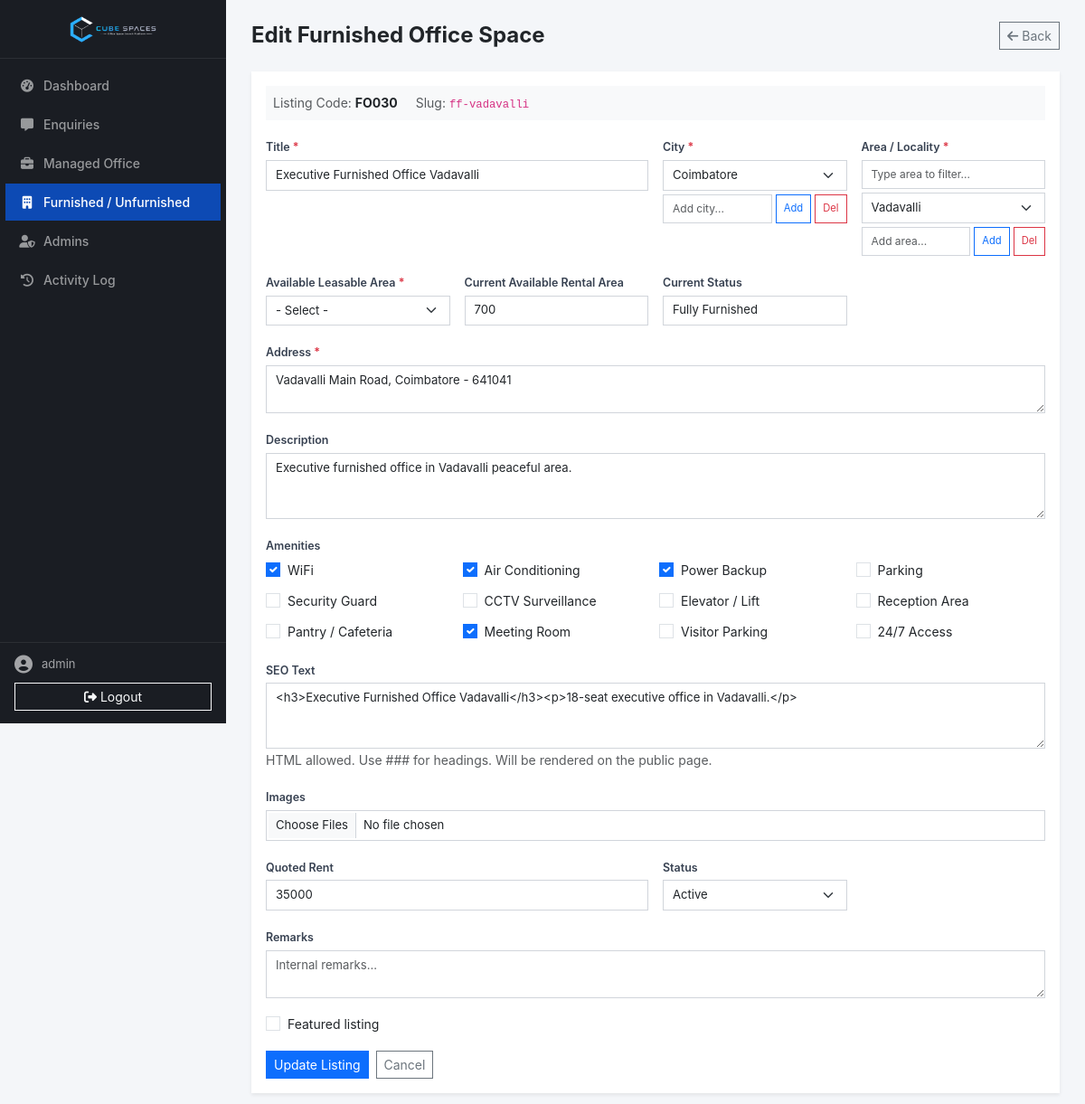
/admin/office-space.php?mode=edit&id=30&type=furnished (signed in), run on the app's committed database.
### tables this page shows
CREATE TABLE IF NOT EXISTS `furnished_offices` (
  `id` int NOT NULL AUTO_INCREMENT PRIMARY KEY,
  `title` varchar(255) NOT NULL,
  `slug` varchar(255) UNIQUE,
  `description` longtext,
  `city` varchar(100),
  `area` varchar(150),
  `address` varchar(500),
  `latitude` decimal(10, 7),
  `longitude` decimal(10, 7),
  `price` varchar(255),
  `price_label` varchar(100),
  `total_seats` int,
  `available_sqft` varchar(100),
  `min_inventory` varchar(50),
  `inventory_type` varchar(100),
  `total_area_sqft` int,
  `amenities` json,
  `images` json,
  `status` enum('draft', 'published', 'archived') DEFAULT 'draft',
  `featured` tinyint(1) DEFAULT 0,
  `feature_highlights` json,
  `seo_text` longtext,
  `office_space_type` varchar(100),
  `listing_type` varchar(50),
  `listing_code` varchar(50),
  `created_at` timestamp DEFAULT CURRENT_TIMESTAMP,
  `updated_at` timestamp DEFAULT CURRENT_TIMESTAMP ON UPDATE CURRENT_TIMESTAMP
);

### lib/config.php (called while the page is built, shortened)
<?php
function get_listing_table(string $type): ?string {
    return ALLOWED_LISTING_TABLES[$type] ?? null;
}

### admin/office-space.php (the view, shortened to what this page needs)
<?php
require_once __DIR__ . '/layout.php';
$mode = $_GET['mode'] ?? 'list';
$editId = (int)($_GET['id'] ?? 0);
$editType = trim($_GET['type'] ?? ($mode === 'add' ? 'furnished' : ''));
$editTable = get_listing_table($editType) ?: 'furnished_offices';
if ($mode === 'add' || $mode === 'edit'):
    $listing = ['title'=>'', 'listing_type'=>'', 'description'=>'', 'city'=>'', 'area'=>'', 'address'=>'', 'price'=>'', 'price_label'=>'', 'total_seats'=>'', 'total_area_sqft'=>'', 'available_sqft'=>'', 'min_inventory'=>'', 'inventory_type'=>'', 'amenities'=>'[]', 'images'=>'[]', 'status'=>'active', 'featured'=>0, 'office_space_type'=>'rent', 'feature_highlights'=>'[]', 'seo_text'=>'', 'remarks'=>'', 'latitude'=>null, 'longitude'=>null, 'listing_code'=>'', 'slug'=>''];
    if ($mode === 'edit' && $editId && $editTable) {
        $stmt = mysqli_prepare($conn, "SELECT * FROM $editTable WHERE id=?");
        mysqli_stmt_bind_param($stmt, 'i', $editId);
        mysqli_stmt_execute($stmt);
        $r = mysqli_stmt_get_result($stmt);
        $listing = mysqli_fetch_assoc($r);
    }
    $amenities = json_decode($listing['amenities'] ?? '[]', true);
    $cities = mysqli_query($conn, "SELECT city FROM (SELECT city COLLATE utf8mb4_unicode_ci AS city FROM listing_cities UNION SELECT DISTINCT city COLLATE utf8mb4_unicode_ci AS city FROM furnished_offices WHERE city != '' UNION SELECT DISTINCT city COLLATE utf8mb4_unicode_ci AS city FROM unfurnished_offices WHERE city != '') AS c ORDER BY city");
    $amenityList = ['WiFi','Air Conditioning','Power Backup','Parking','Security Guard','CCTV Surveillance','Elevator / Lift','Reception Area','Pantry / Cafeteria','Meeting Room','Visitor Parking','24/7 Access'];
?>
<div class="d-flex justify-content-between align-items-center mb-4">
    <h4 class="fw-bold mb-0"><?= $mode === 'add' ? 'Add' : 'Edit' ?> <?= $mode === 'edit' ? ucfirst($editType) : '' ?> Office Space</h4>
    <a href="office-space.php" class="btn btn-outline-secondary btn-sm"><i class="fa-solid fa-arrow-left me-1"></i>Back</a>
</div>
<div class="card border-0 shadow-sm">
    <div class="card-body">
        <?php if ($mode === 'edit' && $listing['listing_code']): ?>
        <div class="mb-3 p-2 bg-light small">
            <span class="text-muted">Listing Code:</span> <strong><?= htmlspecialchars($listing['listing_code']) ?></strong>
            <?php if ($listing['slug']): ?><span class="ms-3 text-muted">Slug:</span> <code><?= htmlspecialchars($listing['slug']) ?></code><?php endif; ?>
        </div>
        <?php endif; ?>
        <form id="listingForm" class="row g-3 needs-validation" enctype="multipart/form-data" novalidate>
            <div class="col-md-6 position-relative">
                <label for="title" class="form-label small fw-semibold">Title <span class="text-danger">*</span></label>
                <input type="text" name="title" id="title" class="form-control form-control-sm" required value="<?= htmlspecialchars($listing['title']) ?>" placeholder="e.g. RMZ Millenia">
            </div>
            <div class="col-md-3 position-relative">
                <label for="city" class="form-label small fw-semibold">City <span class="text-danger">*</span></label>
                <select name="city" id="city" class="form-select form-select-sm" required onchange="filterAreasByCity()">
                    <?php if ($cities && mysqli_num_rows($cities)): mysqli_data_seek($cities, 0); while ($c = mysqli_fetch_assoc($cities)): ?>
                    <option value="<?= htmlspecialchars($c['city']) ?>" <?= $listing['city']===$c['city']?'selected':'' ?>><?= htmlspecialchars(ucfirst($c['city'])) ?></option>
                    <?php endwhile; endif; ?>
                </select>
                <div class="d-flex gap-1 mt-1">
                    <input type="text" id="newCity" class="form-control form-control-sm" placeholder="Add city..." style="font-size:0.75rem;">
                    <button type="button" class="btn btn-sm btn-outline-primary" onclick="window.addNewCity()" style="font-size:0.7rem;white-space:nowrap;">Add</button>
                    <button type="button" class="btn btn-sm btn-outline-danger" onclick="window.deleteCity()" style="font-size:0.7rem;white-space:nowrap;">Del</button>
                </div>
            </div>
            <div class="col-md-3 position-relative">
                <label for="area" class="form-label small fw-semibold">Area / Locality <span class="text-danger">*</span></label>
                <input type="text" id="areaSearch" class="form-control form-control-sm mb-1" placeholder="Type area to filter..." oninput="filterAreasByText(this)" style="font-size:0.75rem;">
                <select name="area" id="area" class="form-select form-select-sm" required>
                    <option value="">- Select -</option>
                </select>
                <div class="d-flex gap-1 mt-1">
                    <input type="text" id="newArea" class="form-control form-control-sm" placeholder="Add area..." style="font-size:0.75rem;">
                    <button type="button" class="btn btn-sm btn-outline-primary" onclick="window.addNewArea()" style="font-size:0.7rem;white-space:nowrap;">Add</button>
                    <button type="button" class="btn btn-sm btn-outline-danger" onclick="window.deleteArea()" style="font-size:0.7rem;white-space:nowrap;">Del</button>
                </div>
            </div>
            <div class="col-md-3 position-relative">
                <label for="available_sqft" class="form-label small fw-semibold">Available Leasable Area <span class="text-danger">*</span></label>
                <select name="available_sqft" id="available_sqft" class="form-select form-select-sm" required>
                    <option value="">- Select -</option>
                </select>
            </div>
            <div class="col-md-3 position-relative">
                <label for="total_area_sqft" class="form-label small fw-semibold">Current Available Rental Area</label>
                <input type="number" name="total_area_sqft" id="total_area_sqft" class="form-control form-control-sm" value="<?= htmlspecialchars($listing['total_area_sqft'] ?? '') ?>" placeholder="e.g. 5000">
            </div>
            <div class="col-md-3 position-relative">
                <label for="inventory_type" class="form-label small fw-semibold">Current Status</label>
                <input type="text" name="inventory_type" id="inventory_type" class="form-control form-control-sm" value="<?= htmlspecialchars($listing['inventory_type'] ?? '') ?>" placeholder="e.g. Ready to move in" oninput="validateInventoryType(this)">
            </div>
            <div class="col-12 position-relative">
                <label for="address" class="form-label small fw-semibold">Address <span class="text-danger">*</span></label>
                <textarea name="address" id="address" class="form-control form-control-sm" rows="2" required placeholder="Full address"><?= htmlspecialchars($listing['address']??'') ?></textarea>
            </div>
            <div class="col-12 position-relative">
                <label for="description" class="form-label small fw-semibold">Description</label>
                <textarea name="description" id="description" class="form-control form-control-sm" rows="3" placeholder="Describe the property"><?= htmlspecialchars($listing['description']??'') ?></textarea>
            </div>
            <div class="col-12">
                <label class="form-label small fw-semibold">Amenities</label>
                <div class="row g-2" id="amenitiesContainer">
                    <?php foreach ($amenityList as $amenity): ?>
                    <div class="col-md-3 col-6">
                        <div class="form-check">
                            <input type="checkbox" class="form-check-input amenity-check" value="<?= htmlspecialchars($amenity) ?>" id="amenity_<?= preg_replace('/[^a-zA-Z0-9]/', '_', $amenity) ?>" <?= in_array($amenity, $amenities) ? 'checked' : '' ?>>
                            <label class="form-check-label small" for="amenity_<?= preg_replace('/[^a-zA-Z0-9]/', '_', $amenity) ?>"><?= htmlspecialchars($amenity) ?></label>
                        </div>
                    </div>
                    <?php endforeach; ?>
                </div>
            </div>
            <div class="col-12 position-relative">
                <label for="seo_text" class="form-label small fw-semibold">SEO Text</label>
                <textarea name="seo_text" id="seo_text" class="form-control form-control-sm" rows="3" placeholder="&lt;h3&gt;About this Workspace&lt;/h3&gt;"><?= $listing['seo_text'] ?? '' ?></textarea>
                <small class="form-text text-muted">HTML allowed. Use ### for headings. Will be rendered on the public page.</small>
            </div>
            <div class="col-12">
                <label for="images" class="form-label small fw-semibold">Images</label>
                <input type="file" name="images[]" id="images" class="form-control form-control-sm" accept="image/*" multiple>
            </div>
            <div class="col-md-6 position-relative">
                <label for="price" class="form-label small fw-semibold">Quoted Rent</label>
                <input type="text" name="price" id="price" class="form-control form-control-sm" value="<?= htmlspecialchars($listing['price']??'') ?>" placeholder="Enter quoted rent">
            </div>
            <div class="col-md-3 position-relative">
                <label for="status" class="form-label small fw-semibold">Status</label>
                <select name="status" id="status" class="form-select form-select-sm">
                    <option value="active" <?= ($listing['status']??'active')==='active'?'selected':'' ?>>Active</option>
                </select>
            </div>
            <div class="col-12">
                <label for="remarks" class="form-label small fw-semibold">Remarks</label>
                <textarea name="remarks" id="remarks" class="form-control form-control-sm" rows="2" placeholder="Internal remarks..."><?= htmlspecialchars($listing['remarks']??'') ?></textarea>
            </div>
            <div class="col-12">
                <div class="form-check">
                    <input type="checkbox" name="featured" value="1" class="form-check-input" id="featuredCheck" <?= $listing['featured']?'checked':'' ?>>
                    <label class="form-check-label small" for="featuredCheck">Featured listing</label>
                </div>
            </div>
            <div class="col-12 d-flex gap-2">
                <button type="submit" class="btn btn-primary btn-sm"><?= $mode === 'add' ? 'Create Listing' : 'Update Listing' ?></button>
                <a href="office-space.php" class="btn btn-outline-secondary btn-sm">Cancel</a>
            </div>
        </form>
    </div>
</div>
<?php endif; ?>
<?php require_once __DIR__ . '/footer.php'; ?>

### assets/css/admin.css (style rules this page uses)
* { border-radius: 0 !important; }
:root { --admin-sidebar-width: 250px; --admin-primary: #0d4ab4; --admin-primary-dark: #083891; --admin-bg: #f4f6f9; --admin-card-shadow: 0 1px 4px rgba(0,0,0,0.06); }
body { font-family: 'Inter', sans-serif; background: var(--admin-bg); padding-top: 0; -webkit-font-smoothing: antialiased; }
.form-label { font-size: 0.78rem; font-weight: 600; color: #374151; margin-bottom: 4px; }
.form-control-sm, .form-select-sm { font-size: 0.82rem; padding: 6px 10px; border-color: #d1d5db; }

### data on the page
furnished_offices: listing_code "FO030", slug "ff-vadavalli", title "Executive Furnished Office Vadavalli", city "Coimbatore", total_area_sqft "700", inventory_type "Fully Furnished", address "Vadavalli Main Road, Coimbatore - 641041", description "Executive furnished office in Vadavalli peaceful area.", amenities "☑", seo_text "<h3>Executive Furnished Office Vadavalli</h3><p>18-seat executive office in Vadavalli.</p>", price "35000"

### other printed values
$adminUser "admin"
$editType "Furnished"
$amenity "WiFi"
$amenity "Air Conditioning"
$amenity "Power Backup"
$amenity "Parking"
$amenity "Security Guard"
$amenity "CCTV Surveillance"
$amenity "Elevator / Lift"
$amenity "Reception Area"
$amenity "Pantry / Cafeteria"
$amenity "Meeting Room"
$amenity "Visitor Parking"
$amenity "24/7 Access"
